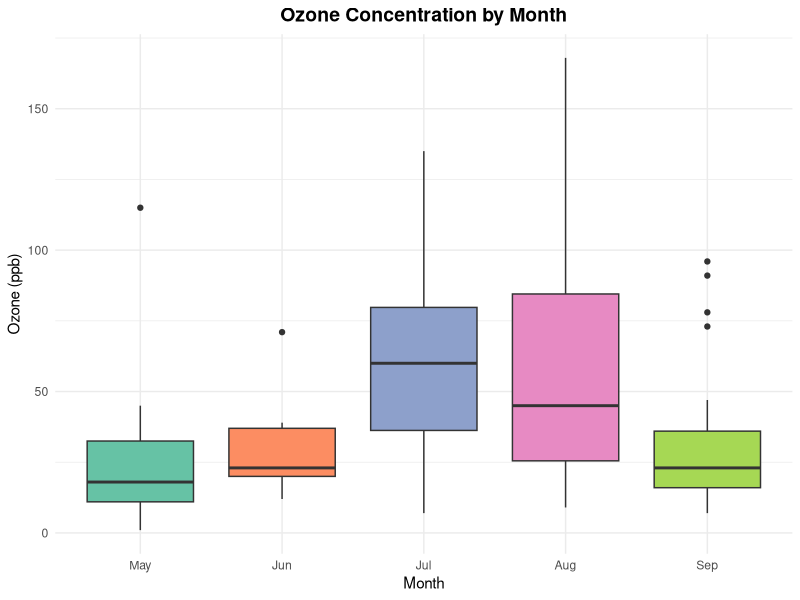
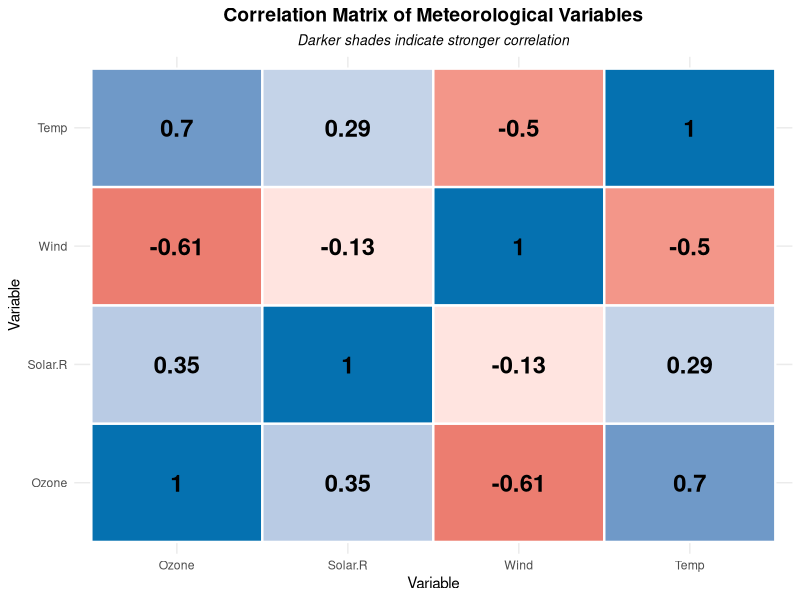
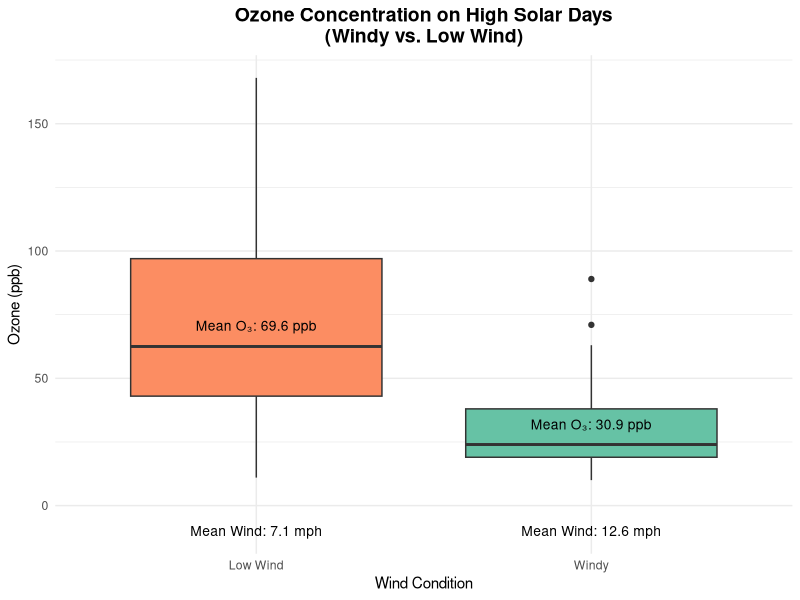
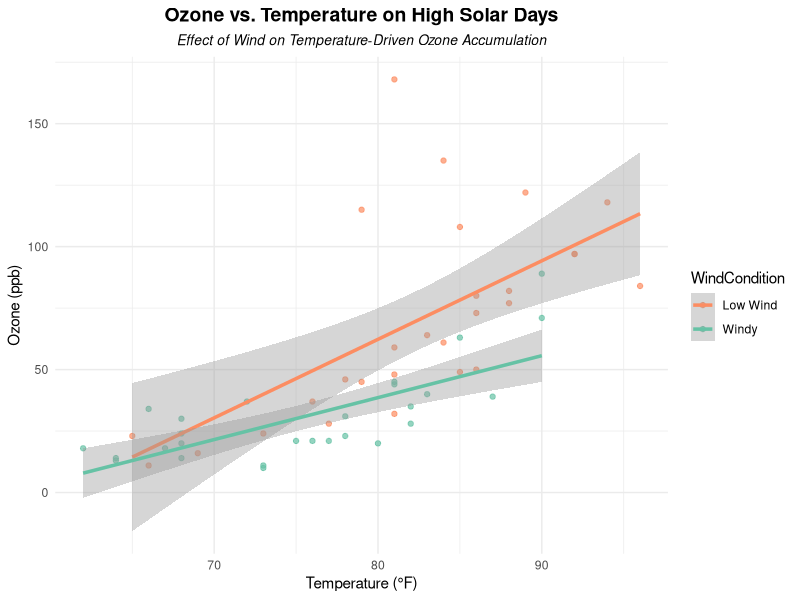

Here is the R script that generated these plots, in order:
## ---- chunk 1
knitr::opts_chunk$set(echo = TRUE)
## ---- chunk 2
# Load libraries
library(knitr)
library(ggplot2)
library(dplyr)
library(tidyr)
library(corrplot)
library(cowplot)
library(RColorBrewer)
## ---- chunk 3
# Define a minimal theme
custom_theme <- theme_minimal() +
  theme(
    plot.title    = element_text(hjust = 0.5, face = "bold", size = 14),
    plot.subtitle = element_text(hjust = 0.5, face = "italic", size = 10),
    legend.position = "right"
  )

# Define color-blind–friendly palettes
qualitative_palette <- brewer.pal(8, "Set2")
diverging_palette   <- brewer.pal(5, "RdBu")
## ---- chunk 4
# Load and clean data
df <- datasets::airquality |>
  filter(!is.na(Ozone), !is.na(Solar.R), !is.na(Wind), !is.na(Temp)) |>
  mutate(Month = factor(Month, labels = c("May", "Jun", "Jul", "Aug", "Sep")))
## ---- chunk 5
# Summarize the dataset for an overview
summary(df)
## ---- chunk 6
# Visualize Ozone concentration by month
ggplot(df, aes(x = Month, y = Ozone, fill = Month)) +
  geom_boxplot() +
  scale_fill_manual(values = qualitative_palette) +
  custom_theme +
  theme(legend.position = "none") +
  labs(x     = "Month", y     = "Ozone (ppb)", title = "Ozone Concentration by Month")
## ---- chunk 7
# Calculate correlation matrix
corr_matrix <- df |> select(Ozone, Solar.R, Wind, Temp) |>
  cor(use = "complete.obs")

# Convert correlation matrix to a data frame for plotting
corr_df <- as.data.frame(as.table(corr_matrix))

# Visualize correlation matrix
ggplot(corr_df, aes(Var1, Var2, fill = Freq)) +
  geom_tile(color = "white", linewidth = 0.8) +
  geom_text(
    aes(label = round(Freq, 2)),
    color = "black",
    size = 6,
    fontface = "bold"
  ) +
  scale_fill_gradient2(
    low    = diverging_palette[1],
    mid    = "white",
    high   = diverging_palette[5],
    midpoint = 0,
    limits = c(-1, 1)
  ) +
  labs(
    title    = "Correlation Matrix of Meteorological Variables",
    subtitle = "Darker shades indicate stronger correlation",
    x        = "Variable",
    y        = "Variable"
  ) +
  custom_theme +
  theme(legend.position = "none")
## ---- chunk 8
df <- df |>
  mutate(WindCondition = ifelse(Wind > median(Wind, na.rm = TRUE), "Windy", "Low Wind"))

# Filter only days with Solar.R > median
df_high_solar <- df |> filter(Solar.R > median(Solar.R, na.rm = TRUE))
df_high_solar$SolarCondition <- "High Solar Radiation"
## ---- chunk 9
# Summarize mean Ozone and mean wind by WindCondition
stats <- df_high_solar |>
  group_by(WindCondition) |>
  summarize(
    mean_ozone = mean(Ozone),
    mean_wind  = mean(Wind),
    .groups     = "drop"
  )

# Boxplot of Ozone by WindCondition, with annotations
ggplot(df_high_solar,
       aes(x = WindCondition, y = Ozone, fill = WindCondition)) +
  geom_boxplot() +
  # Annotate mean wind below each box
  geom_text(
    data = stats,
    aes(
      x = WindCondition,
      y = -10,
      label = paste0("Mean Wind: ", round(mean_wind, 1), " mph")
    ),
    color = "black",
    size = 3.5
  ) +
  # Annotate mean Ozone above each box
  geom_text(
    data = stats,
    aes(
      x = WindCondition,
      y = mean_ozone + 1,
      label = paste0("Mean O₃: ", round(mean_ozone, 1), " ppb")
    ),
    color = "black",
    size = 3.5
  ) +
  scale_fill_manual(values = c("Windy" = qualitative_palette[1], "Low Wind" = qualitative_palette[2])) +
  custom_theme +
  theme(legend.position = "none") +
  labs(x     = "Wind Condition", y     = "Ozone (ppb)", title = "Ozone Concentration on High Solar Days\n(Windy vs. Low Wind)")
## ---- chunk 10
# Scatterplot of Ozone vs. Temp colored by WindCondition
ggplot(df_high_solar, aes(x = Temp, y = Ozone, color = WindCondition)) +
  geom_point(alpha = 0.7) +
  geom_smooth(method = "lm",
              linewidth = 1.2,
              se = TRUE) +
  scale_color_manual(values = c("Windy" = qualitative_palette[1], "Low Wind" = qualitative_palette[2])) +
  custom_theme +
  labs(
    x        = "Temperature (°F)",
    y        = "Ozone (ppb)",
    title    = "Ozone vs. Temperature on High Solar Days",
    subtitle = "Effect of Wind on Temperature‐Driven Ozone Accumulation"
  )
